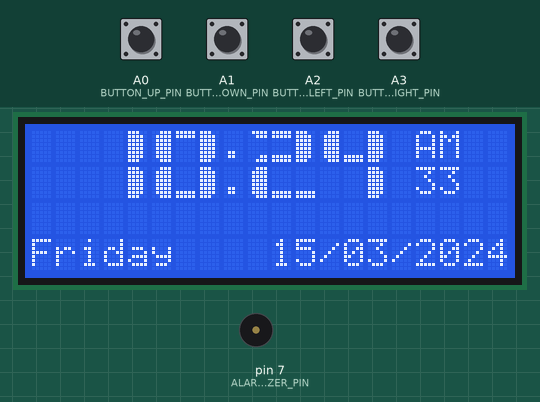
Simulated run of this sketch. Board: Arduino Uno, built with avr-gcc and run on an emulated ATmega328P. Shown: 20×4 character LCD, buzzer (waves = sounding, pin HIGH). The inputs (shaded band) are chosen by the test bench; at power-on: A0 (BUTTON_UP_PIN), A1 (BUTTON_DOWN_PIN), A2 (BUTTON_LEFT_PIN), A3 (BUTTON_RIGHT_PIN) HIGH. The local clock reads 2024-03-15 10:24:30 at power-on unless the sketch sets it; what the sketch prints to the serial monitor is not drawn.

Above: at 3.7 s.
3.8 s: A0 (BUTTON_UP_PIN) pulled LOW for 0.15 s
At 5.4 s:
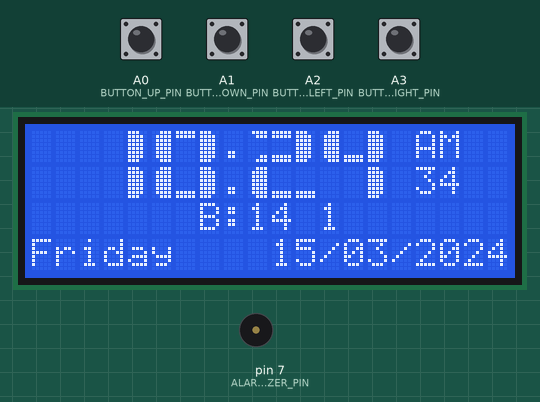
6.9 s: A1 (BUTTON_DOWN_PIN) pulled LOW for 0.15 s
At 8.4 s:
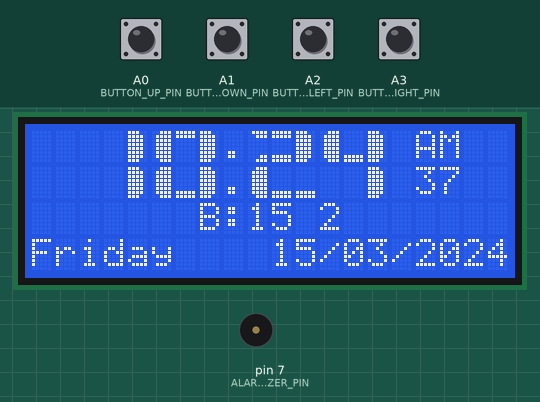
10.0 s: A2 (BUTTON_LEFT_PIN) pulled LOW for 0.15 s
At 11.2 s:
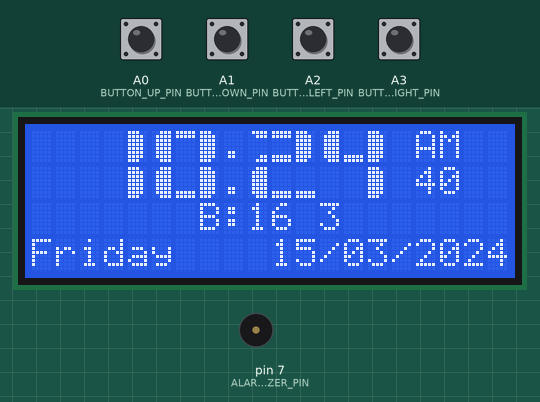
13.1 s: A3 (BUTTON_RIGHT_PIN) pulled LOW for 0.15 s
At 14.5 s:
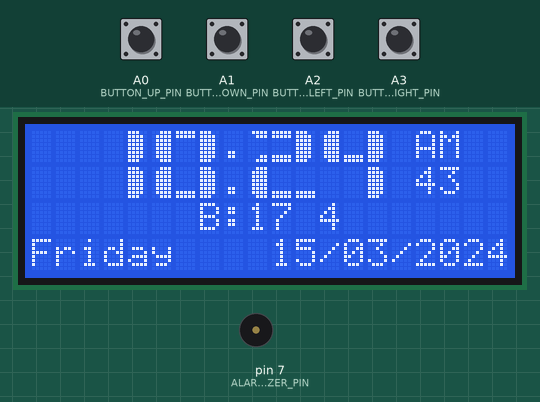
16.2 s: A0 (BUTTON_UP_PIN) pulled LOW for 1 s
At 17.1 s:
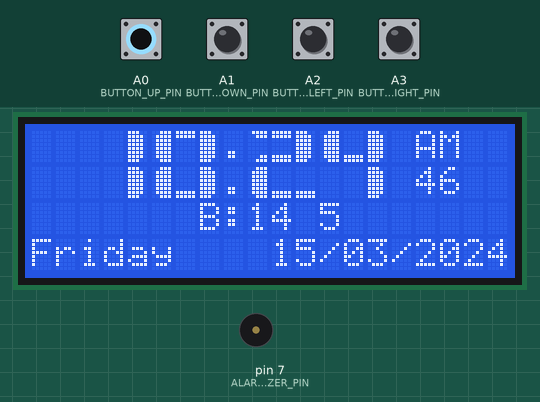
19.2 s: A1 (BUTTON_DOWN_PIN) pulled LOW for 1 s
At 31.7 s:
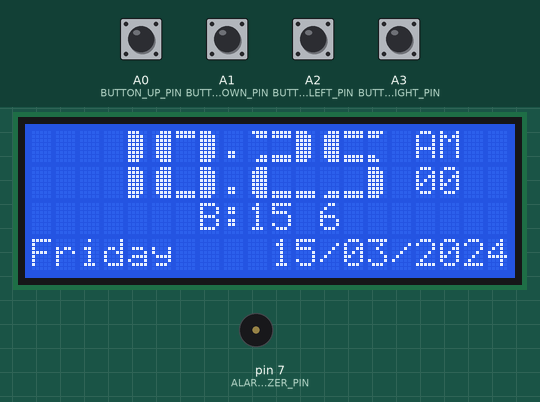
Timing chart, 0 to 33.2 s (numbered marks = the images above; inputs shaded):
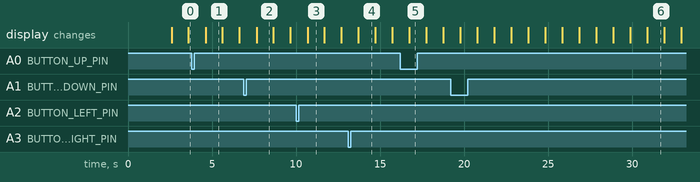

The sketch:

digital_clock.ino
```cpp
#include <RTClib.h>
#include <LiquidCrystal.h>
#include <EnableInterrupt.h>

#define BUTTON_UP_PIN       A0
#define BUTTON_DOWN_PIN     A1
#define BUTTON_LEFT_PIN     A2
#define BUTTON_RIGHT_PIN    A3
#define BUTTON_NONE         0xFF
#define ALARM_BUZZER_PIN    7

#define MAX_DAY_STR_SIZE    9

const uint8_t buttons[] =
{
  BUTTON_UP_PIN,
  BUTTON_DOWN_PIN,
  BUTTON_LEFT_PIN,
  BUTTON_RIGHT_PIN
};

const char daysOfTheWeek[7][10] =
{
  "Sunday",
  "Monday",
  "Tuesday",
  "Wednesday",
  "Thursday",
  "Friday",
  "Saturday"
};

char timestr[20];
char datestr[20];

uint8_t strLength;
char strBuffer[32];

uint8_t serialLength;
char serialBuffer[32];

uint8_t rtc_status;
volatile uint8_t pressCount;
volatile uint8_t pressedButton = BUTTON_NONE;
LiquidCrystal lcd(8, 9, 10, 11, 12, 13);
RTC_DS1307 rtc;
DateTime now;

void setup()
{
  Serial.begin(9600);
  Serial.println("DS1307 Digital Clock");

  lcd.begin(20, 4);
  CreateCustomChars();

  lcd.setCursor(4, 0);
  lcd.print("DS1307 RTC");
  lcd.setCursor(3, 1);
  lcd.print("Digital Clock");

  // set button pin mode as input pullup
  for(uint8_t i; i < sizeof(buttons); i++)
  {
    pinMode(buttons[i], INPUT_PULLUP);
    enableInterrupt(buttons[i], scan_buttons, CHANGE);
  }

  // set buzzer pin as ouput
  pinMode(ALARM_BUZZER_PIN, OUTPUT);

  rtc_status = rtc.begin();
  if(!rtc_status) Serial.println("Couldn't begin RTC!");
  if (rtc_status && !rtc.isrunning())
  {
    Serial.println("RTC is Not running, setting the time!");
    rtc.adjust(DateTime(F(__DATE__), F(__TIME__)));
  }

  delay(2500);
  lcd.clear();
}

void loop()
{
  HandleButtonOperations();
  ProcessSerialCommand();
  UpdateDisplay();
  delay(1000);
}

void scan_buttons()
{
  for(uint8_t i; i < sizeof(buttons); i++)
  {
    if(digitalRead(buttons[i]) == LOW)
    {
      pressedButton = buttons[i];
      break;
    }
  }
}

void HandleButtonOperations()
{
  if(pressedButton != BUTTON_NONE)
  {
    pressCount++;
    Serial.print("Button Pressed: ");
    Serial.println(pressedButton);
    lcd.setCursor(7, 2);
    lcd.print("B:");
    lcd.print(pressedButton);
    lcd.setCursor(12, 2);
    lcd.print(pressCount);
  }

  switch(pressedButton)
  {
    case BUTTON_UP_PIN:
      break;
    case BUTTON_DOWN_PIN:
      break;
    case BUTTON_LEFT_PIN:
      break;
    case BUTTON_RIGHT_PIN:
      break;
  }

  pressedButton = BUTTON_NONE;
}

void UpdateDisplay()
{
  now = rtc.now();
  sprintf(datestr, "%.2u/%.2u/%.4u", now.day(), now.month(), now.year());
  sprintf(timestr, "%.2u:%.2u:%.2u %s", now.twelveHour(), now.minute(), now.second(), now.isPM() ? "PM" : "AM");

  //update time display
  printBigString(2, &timestr[0], 2); //hour
  lcd.setCursor(8, 0);
  lcd.write('.');
  lcd.setCursor(8, 1);
  lcd.write('.');
  printBigString(9, &timestr[3], 2); //minute
  lcd.setCursor(16, 0);
  lcd.write(&timestr[9], 2); //AM/PM
  lcd.setCursor(16, 1);
  lcd.write(&timestr[6], 2); //second

  //update date display
  strLength = sprintf(strBuffer,"%s", daysOfTheWeek[now.dayOfTheWeek()]);
  str_padding_at_end(strBuffer, MAX_DAY_STR_SIZE - strLength);
  lcd.setCursor(0, 3);
  lcd.print(strBuffer);
  lcd.setCursor(10, 3);
  lcd.print(datestr);
}

void str_padding_at_end(char *str, uint8_t paddinglen)
{
  while(paddinglen--)
    strcat(str, " ");
}

void ProcessSerialCommand()
{
  int rxlen = Serial.available();
  if(rxlen < 4) return;

  serialLength = 0;
  while(serialLength < rxlen)
  {
    serialBuffer[serialLength++] = Serial.read();
  }

  if(strstr(serialBuffer, "\r")) return;

  //"SET 22:29:12 Jan 14 2021\r"
  if(strstr(serialBuffer, "SET"))
  {
    if(serialLength < 25) return;
    rtc.adjust(DateTime(&serialBuffer[13], &serialBuffer[4]));
    Serial.println("OK");
  }
  else if(strstr(serialBuffer, "GET"))
  {
    now = rtc.now();
    sprintf(timestr, "%.2u:%.2u:%.2u", now.hour(), now.minute(), now.second());
    sprintf(datestr, "%.2u %.2u %.4u", now.month(), now.day(), now.year());
    Serial.print(timestr);
    Serial.print(" ");
    Serial.println(datestr);
  }
}

// the 8 arrays that form each segment of the custom numbers
uint8_t bar1[8] =
{
        B11100,
        B11110,
        B11110,
        B11110,
        B11110,
        B11110,
        B11110,
        B11100
};

uint8_t bar2[8] =
{
        B00111,
        B01111,
        B01111,
        B01111,
        B01111,
        B01111,
        B01111,
        B00111
};

uint8_t bar3[8] =
{
        B11111,
        B11111,
        B00000,
        B00000,
        B00000,
        B00000,
        B11111,
        B11111
};

uint8_t bar4[8] =
{
        B11110,
        B11100,
        B00000,
        B00000,
        B00000,
        B00000,
        B11000,
        B11100
};

uint8_t bar5[8] =
{
        B01111,
        B00111,
        B00000,
        B00000,
        B00000,
        B00000,
        B00011,
        B00111
};

uint8_t bar6[8] =
{
        B00000,
        B00000,
        B00000,
        B00000,
        B00000,
        B00000,
        B11111,
        B11111
};

uint8_t bar7[8] =
{
        B00000,
        B00000,
        B00000,
        B00000,
        B00000,
        B00000,
        B00111,
        B01111
};

uint8_t bar8[8] =
{
        B11111,
        B11111,
        B00000,
        B00000,
        B00000,
        B00000,
        B00000,
        B00000
};

void CreateCustomChars()
{
  // assignes each segment a write number
  lcd.createChar(1, bar1);
  lcd.createChar(2, bar2);
  lcd.createChar(3, bar3);
  lcd.createChar(4, bar4);
  lcd.createChar(5, bar5);
  lcd.createChar(6, bar6);
  lcd.createChar(7, bar7);
  lcd.createChar(8, bar8);
}

// uses segments to build the number 0
void custom0(int col)
{
  lcd.setCursor(col, 0);
  lcd.write(2);
  lcd.write(8);
  lcd.write(1);
  lcd.setCursor(col, 1);
  lcd.write(2);
  lcd.write(6);
  lcd.write(1);
}

void custom1(int col)
{
  lcd.setCursor(col,0);
  lcd.write(32);
  lcd.write(32);
  lcd.write(1);
  lcd.setCursor(col,1);
  lcd.write(32);
  lcd.write(32);
  lcd.write(1);
}

void custom2(int col)
{
  lcd.setCursor(col,0);
  lcd.write(5);
  lcd.write(3);
  lcd.write(1);
  lcd.setCursor(col, 1);
  lcd.write(2);
  lcd.write(6);
  lcd.write(6);
}

void custom3(int col)
{
  lcd.setCursor(col,0);
  lcd.write(5);
  lcd.write(3);
  lcd.write(1);
  lcd.setCursor(col, 1);
  lcd.write(7);
  lcd.write(6);
  lcd.write(1);
}

void custom4(int col)
{
  lcd.setCursor(col,0);
  lcd.write(2);
  lcd.write(6);
  lcd.write(1);
  lcd.setCursor(col, 1);
  lcd.write(32);
  lcd.write(32);
  lcd.write(1);
}

void custom5(int col)
{
  lcd.setCursor(col,0);
  lcd.write(2);
  lcd.write(3);
  lcd.write(4);
  lcd.setCursor(col, 1);
  lcd.write(7);
  lcd.write(6);
  lcd.write(1);
}

void custom6(int col)
{
  lcd.setCursor(col,0);
  lcd.write(2);
  lcd.write(3);
  lcd.write(4);
  lcd.setCursor(col, 1);
  lcd.write(2);
  lcd.write(6);
  lcd.write(1);
}

void custom7(int col)
{
  lcd.setCursor(col,0);
  lcd.write(2);
  lcd.write(8);
  lcd.write(1);
  lcd.setCursor(col, 1);
  lcd.write(32);
  lcd.write(32);
  lcd.write(1);
}

void custom8(int col)
{
  lcd.setCursor(col, 0);
  lcd.write(2);
  lcd.write(3);
  lcd.write(1);
  lcd.setCursor(col, 1);
  lcd.write(2);
  lcd.write(6);
  lcd.write(1);
}

void custom9(int col)
{
  lcd.setCursor(col, 0);
  lcd.write(2);
  lcd.write(3);
  lcd.write(1);
  lcd.setCursor(col, 1);
  lcd.write(7);
  lcd.write(6);
  lcd.write(1);
}

void printBigNumber(int col, int value)
{
  if (value == 0) {
    custom0(col);
  } if (value == 1) {
    custom1(col);
  } if (value == 2) {
    custom2(col);
  } if (value == 3) {
    custom3(col);
  } if (value == 4) {
    custom4(col);
  } if (value == 5) {
    custom5(col);
  } if (value == 6) {
    custom6(col);
  } if (value == 7) {
    custom7(col);
  } if (value == 8) {
    custom8(col);
  } if (value == 9) {
    custom9(col);
  }
}

void printBigString(int col, char* str, int size)
{
  for(int i = 0; i < size; i++)
  {
    printBigNumber(col, str[i] - '0');
    col += 3;
  }
}
```

Measured:
- after the input at 3.8 s, the display: changes after 0.81 s (image 1)
- what the display in image 1 shows lasts 1.0 s, from 4.6 s to 5.6 s
